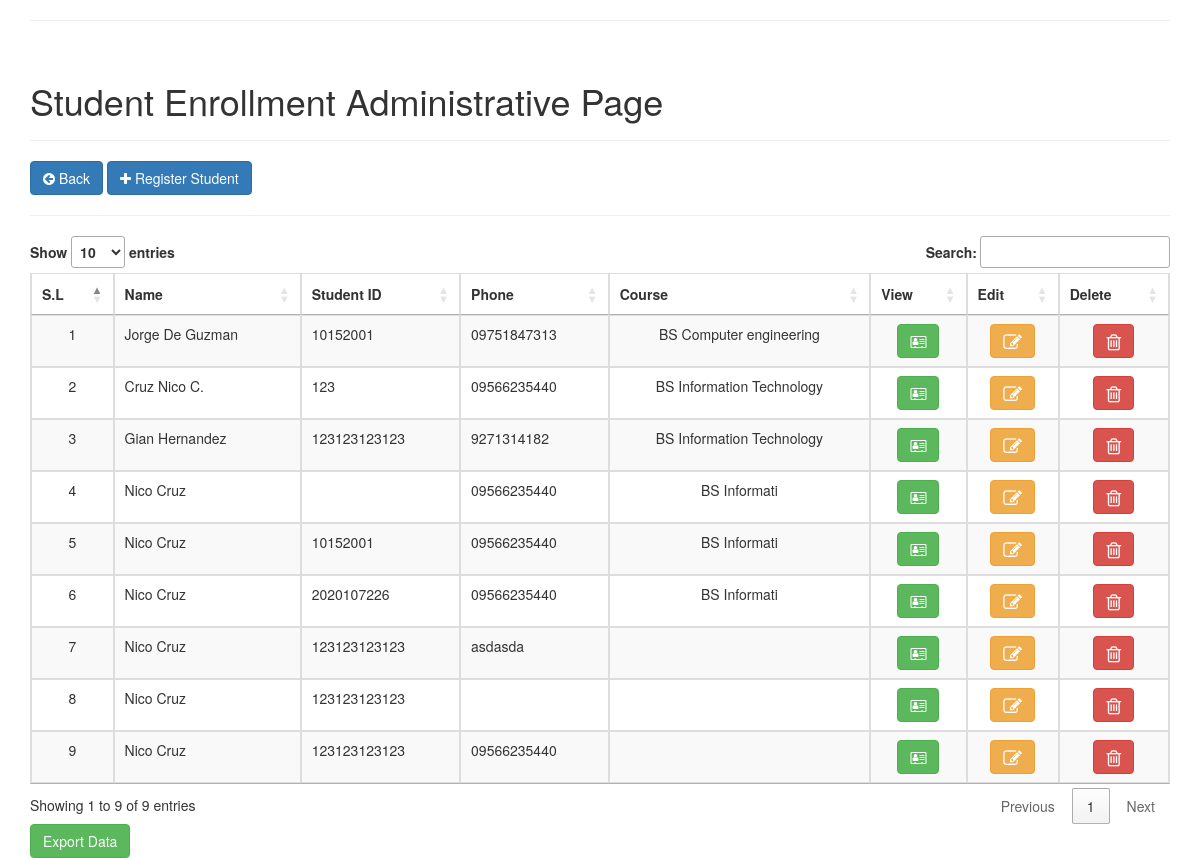
The app's page /stud/admin.php with its own data.
### tables this page shows
CREATE TABLE `enrollees` (
  `id` int(10) NOT NULL,
  `u_studnumber` varchar(12) NOT NULL,
  `u_f_name` text NOT NULL,
  `u_l_name` text NOT NULL,
  `u_username` text NOT NULL,
  `u_mobile` varchar(12) NOT NULL,
  `u_birthday` text NOT NULL,
  `u_gender` varchar(6) NOT NULL,
  `u_email` text NOT NULL,
  `u_state` varchar(12) NOT NULL,
  `u_dist` text NOT NULL,
  `u_balance` int(11) NOT NULL,
  `u_scholarship` text NOT NULL,
  `u_pincode` text NOT NULL,
  `file` longblob NOT NULL,
  `u_password` varchar(30) NOT NULL,
  `u_family` text NOT NULL,
  `staff_id` varchar(120) NOT NULL,
  `image` varchar(150) NOT NULL,
  `uploaded` datetime NOT NULL
);

### stud/admin.php (the view, shortened to what this page needs)
<?php
include('db.php');
?>
<!DOCTYPE html>
<html>
<head>
    <link rel="stylesheet" href="https://maxcdn.bootstrapcdn.com/bootstrap/3.4.1/css/bootstrap.min.css">
    <link rel="stylesheet" href="https://cdnjs.cloudflare.com/ajax/libs/font-awesome/4.7.0/css/font-awesome.min.css">
	<link rel="stylesheet" href="//cdn.datatables.net/1.10.20/css/jquery.dataTables.min.css">
</head>
<body>
	<div class="container">
	<hr>
	<h1><br>Student Enrollment Administrative Page</h1>
	<hr>
	<a href="logout.php" class="btn btn-primary"><i class="fa fa-arrow-circle-left"></i> Back</a>
	<button class="btn btn-primary" type="button" data-toggle="modal" data-target="#myModal">
<i class="fa fa-plus"></i> Register Student
</button>
<hr>
		<table class="table table-bordered table-striped table-hover" id="myTable">
		<thead>
			<tr>
			<th class="text-center" scope="col">S.L</th>
				<th class="text-center" scope="col">Name</th>
				<th class="text-center" scope="col">Student ID</th>
				<th class="text-center" scope="col">Phone</th>
				<th class="text-center" scope="col">Course</th>
				<th class="text-center" scope="col">View</th>
				<th class="text-center" scope="col">Edit</th>
				<th class="text-center" scope="col">Delete</th>
			</tr>
		</thead>
			<?php
        $get_data = "SELECT * FROM enrollees order by 1 desc";
        $run_data = mysqli_query($con,$get_data);
		$i = 0;
        while($row = mysqli_fetch_array($run_data))
        {
				$sl = ++$i;
				$id = $row['id'];
				$u_studnumber = $row['u_studnumber'];
				$u_f_name = $row['u_f_name'];
				$u_l_name = $row['u_l_name'];
				$u_mobile = $row['u_mobile'];
				$u_staff_id = $row['staff_id'];
        echo "
				<tr>
				<td class='text-center'>$sl</td>
				<td class='text-left'>$u_f_name   $u_l_name</td>
				<td class='text-left'>$u_studnumber</td>
				<td class='text-left'>$u_mobile</td>
				<td class='text-center'>$u_staff_id</td>
				<td class='text-center'>
					<span>
					<a href='#' class='btn btn-success mr-3 profile' data-toggle='modal' data-target='#view$id' title='Prfile'><i class='fa fa-address-card-o' aria-hidden='true'></i></a>
					</span>
				</td>
				<td class='text-center'>
					<span>
					<a href='#' class='btn btn-warning mr-3 edituser' data-toggle='modal' data-target='#edit$id' title='Edit'><i class='fa fa-pencil-square-o fa-lg'></i></a>
					</span>
				</td>
				<td class='text-center'>
					<span>
						<a href='#' class='btn btn-danger deleteuser' title='Delete'>
						<i class='fa fa-trash-o fa-lg' data-toggle='modal' data-target='#$id' style='' aria-hidden='true'></i>
						</a>
					</span>
				</td>
			</tr>
        ";
        }
        ?>
		</table>
		<form method="post" action="export.php">
    <input type="submit" name="export" class="btn btn-success" value="Export Data" />
    </form>
	</div>
</body>
</html>

### records on screen
enrollees: sl "1", u_f_name "Jorge", u_l_name "De Guzman", u_studnumber "10152001", u_mobile "09751847313", staff "BS Computer engineering"
enrollees: sl "2", u_f_name "Cruz", u_l_name "Nico C.", u_studnumber "123", u_mobile "09566235440", staff "BS Information Technology"
enrollees: sl "3", u_f_name "Gian", u_l_name "Hernandez", u_studnumber "123123123123", u_mobile "9271314182", staff "BS Information Technology"
enrollees: sl "4", u_f_name "Nico", u_l_name "Cruz", u_mobile "09566235440", staff "BS Informati"
enrollees: sl "5", u_f_name "Nico", u_l_name "Cruz", u_studnumber "10152001", u_mobile "09566235440", staff "BS Informati"
enrollees: sl "6", u_f_name "Nico", u_l_name "Cruz", u_studnumber "2020107226", u_mobile "09566235440", staff "BS Informati"
enrollees: sl "7", u_f_name "Nico", u_l_name "Cruz", u_studnumber "123123123123", u_mobile "asdasda"
enrollees: sl "8", u_f_name "Nico", u_l_name "Cruz", u_studnumber "123123123123"
enrollees: sl "9", u_f_name "Nico", u_l_name "Cruz", u_studnumber "123123123123", u_mobile "09566235440"
